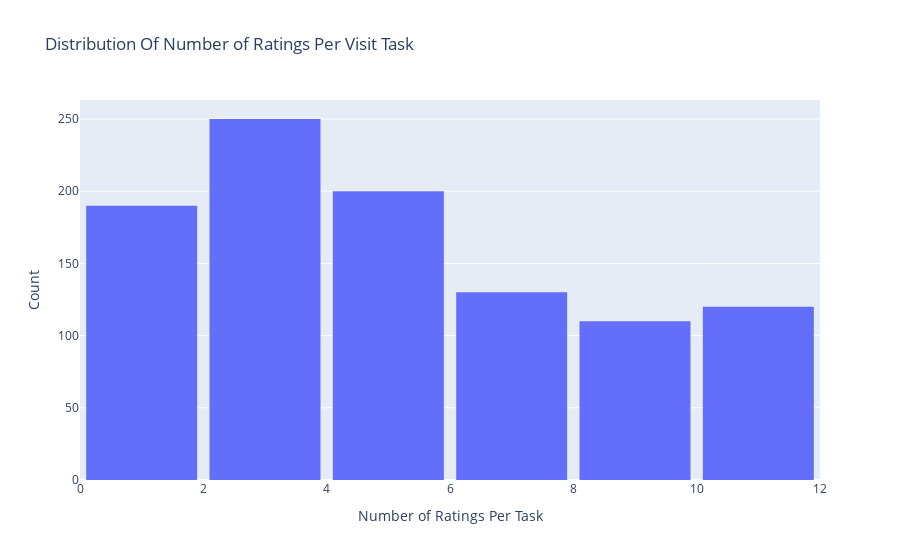
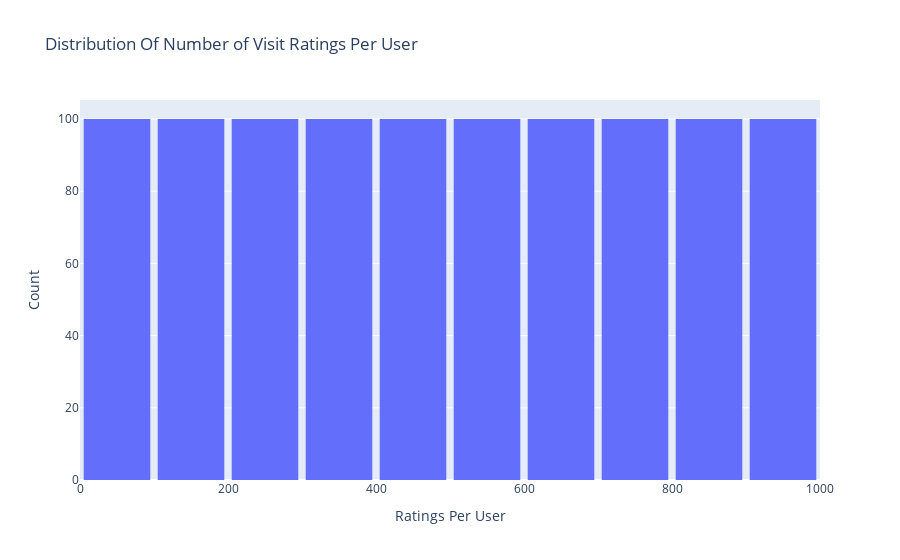

The code cell stored with these charts, in order, in its notebook:
### Code cell
# Distribution of Number of Ratings per task
# Create trace
trace = go.Histogram(x = combined_task_data.TaskId,
                     name = 'Ratings',
                     xbins = dict(start = 0,
                                  end = 1000,
                                  size = 2))
# Create layout
layout = go.Layout(title = 'Distribution Of Number of Ratings Per Visit Task',
                   xaxis = dict(title = 'Number of Ratings Per Task'),
                   yaxis = dict(title = 'Count'),
                   bargap = 0.1)

# Create plot
fig = go.Figure(data=[trace], layout=layout)
iplot(fig)

# Distribution of Number of ratings per user
# Create trace
trace = go.Histogram(x = combined_task_data.id,
                     name = 'Ratings',
                     xbins = dict(start = 0,
                                  end = 1000,
                                  size = 100))
# Create layout
layout = go.Layout(title = 'Distribution Of Number of Visit Ratings Per User',
                   xaxis = dict(title = 'Ratings Per User'),
                   yaxis = dict(title = 'Count'),
                   bargap = 0.1)

# Create plot
fig = go.Figure(data=[trace], layout=layout)
iplot(fig)

### Figure 1 — Plotly figure (JSON) as saved in the notebook; plotly's stock layout.template omitted (floating-point values rounded to 4 significant figures; data arrays with more than 128 entries replaced by an {"elided": "..."} marker saying what was removed)
{"data": [{"name": "Ratings", "type": "histogram", "x": {"elided": "1000 int values"}, "xbins": {"end": 1000, "size": 2, "start": 0}}], "layout": {"bargap": 0.1, "title": {"text": "Distribution Of Number of Ratings Per Visit Task"}, "xaxis": {"title": {"text": "Number of Ratings Per Task"}}, "yaxis": {"title": {"text": "Count"}}}}

### Figure 2 — Plotly figure (JSON) as saved in the notebook; plotly's stock layout.template omitted (floating-point values rounded to 4 significant figures; data arrays with more than 128 entries replaced by an {"elided": "..."} marker saying what was removed)
{"data": [{"name": "Ratings", "type": "histogram", "x": {"elided": "1000 int values"}, "xbins": {"end": 1000, "size": 100, "start": 0}}], "layout": {"bargap": 0.1, "title": {"text": "Distribution Of Number of Visit Ratings Per User"}, "xaxis": {"title": {"text": "Ratings Per User"}}, "yaxis": {"title": {"text": "Count"}}}}
